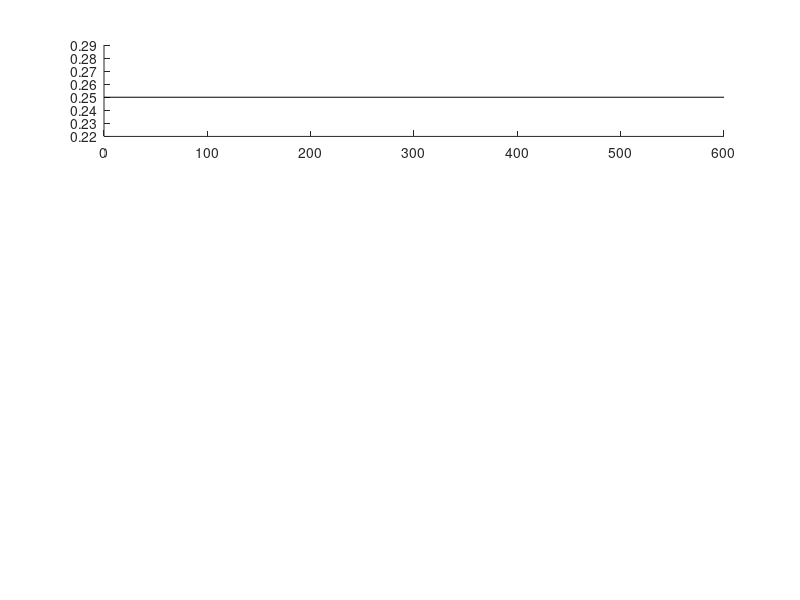

Here is the MATLAB script that generated this plot: (Note: this script raises an error after producing the figure.)
% plot conflict data Expt 1
clear all
addpath ExtraFns

load ConflictData_Expt2_sw

fhandle = figure(1); clf; hold on
    set(fhandle, 'Position', [600, 100, 300, 900]); % set size and loction on screen
    set(fhandle, 'Color','w') % set background color to white

subplot(4,1,1); hold on
plot(1000*[0 max(xplot)],[.25 .25],'k')
shadedErrorBar(1000*xplot,nanmean(d{1}.phit_spat),seNan(d{1}.phit_spat),'r',1)
axis([0 1000*max(xplot) 0 1])
xlabel('Preparation Time')
ylabel('Proportion')

subplot(4,1,2); hold on
plot(1000*[0 max(xplot)],[.25 .25],'k')
shadedErrorBar(1000*xplot,nanmean(d{2}.phit_symb),seNan(d{2}.phit_symb),'b',1)
axis([0 1000*max(xplot) 0 1])
xlabel('Preparation Time')
ylabel('Proportion')

subplot(4,1,3); hold on
plot(1000*[0 max(xplot)],[.25 .25],'k')
shadedErrorBar(1000*xplot,nanmean(d{3}.phit_spat),seNan(d{3}.phit_spat),'r',1)
%shadedErrorBar(1000*xplot,nanmean(d{1}.phit_spat),seNan(d{1}.phit_spat),'r')
shadedErrorBar(1000*xplot,nanmean(d{3}.phit_symb),seNan(d{3}.phit_symb),'b',1)
%shadedErrorBar(1000*xplot,nanmean(d{2}.phit_symb),seNan(d{2}.phit_symb),'b')
axis([0 1000*max(xplot) 0 1])
xlabel('Preparation Time')
ylabel('Proportion')

subplot(4,1,4); hold on
plot(1000*[0 max(xplot)],[.25 .25],'k')
shadedErrorBar(1000*xplot,nanmean(d{4}.phit_spat),seNan(d{4}.phit_spat),'r',1)
%shadedErrorBar(1000*xplot,nanmean(d{1}.phit_spat),seNan(d{1}.phit_spat),'r')
shadedErrorBar(1000*xplot,nanmean(d{4}.phit_symb),seNan(d{4}.phit_symb),'b',1)
%shadedErrorBar(1000*xplot,nanmean(d{2}.phit_symb),seNan(d{2}.phit_symb),'b')
axis([0 1000*max(xplot) 0 1])
xlabel('Preparation Time')
ylabel('Proportion')

%%
fhandle = figure(2); clf; hold on
    set(fhandle, 'Position', [600, 100, 500, 300]); % set size and loction on screen
    set(fhandle, 'Color','w') % set background color to white
    
plot(1000*[0 max(xplot)],[.25 .25],'k')
shadedErrorBar(1000*xplot,nanmean(d{3}.phit_spat),seNan(d{3}.phit_spat),'r')
shadedErrorBar(1000*xplot,nanmean(d{3}.phit_symb),seNan(d{3}.phit_symb),'b')
shadedErrorBar(1000*xplot,nanmean(d{4}.phit_spat),seNan(d{4}.phit_spat),'r--')
shadedErrorBar(1000*xplot,nanmean(d{4}.phit_symb),seNan(d{4}.phit_symb),'b--')
axis([0 1000*max(xplot) 0 1])

%% congruent/incongruent
fhandle = figure(3); clf; hold on
    set(fhandle, 'Position', [600, 100, 800, 600]); % set size and loction on screen
    set(fhandle, 'Color','w') % set background color to white
    
subplot(1,2,1); hold on
plot(1000*[0 max(xplot)],[.25 .25],'k')
shadedErrorBar(1000*xplot,nanmean(d{3}.congruent.phit_spat),seNan(d{3}.congruent.phit_spat),'r')
axis([0 1000*max(xplot) 0 1])

%subplot(2,2,2); hold on
plot(1000*[0 max(xplot)],[.25 .25],'k')
shadedErrorBar(1000*xplot,nanmean(d{4}.congruent.phit_spat),seNan(d{4}.congruent.phit_spat),'r--')
axis([0 1000*max(xplot) 0 1]) 

subplot(1,2,2); hold on
plot(1000*[0 max(xplot)],[.25 .25],'k')
shadedErrorBar(1000*xplot,nanmean(d{3}.incongruent.phit_spat),seNan(d{3}.incongruent.phit_spat),'r')
shadedErrorBar(1000*xplot,nanmean(d{3}.incongruent.phit_symb),seNan(d{3}.incongruent.phit_symb),'b')
shadedErrorBar(1000*xplot,nanmean(d{4}.incongruent.phit_spat),seNan(d{4}.incongruent.phit_spat),'r--')
shadedErrorBar(1000*xplot,nanmean(d{4}.incongruent.phit_symb),seNan(d{4}.incongruent.phit_symb),'b--')
axis([0 1000*max(xplot) 0 1])